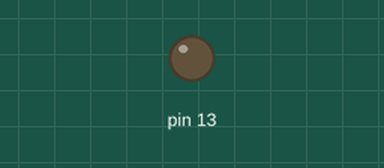
This sketch was run on a simulated Arduino Uno, built with avr-gcc and run on an emulated ATmega328P. Parts: output pins drawn as LEDs (lit = HIGH).

Above: at 1.7 s.
At 18.9 s:
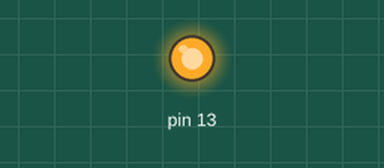
Timing chart, 0 to 20.0 s (numbered marks = the images above):
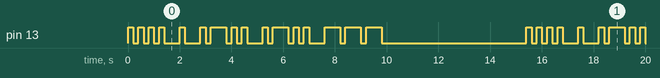

The sketch:

atividade_10.ino
```cpp
String frase = "Hello";

void setup() {
  pinMode(13, OUTPUT);
  digitalWrite(13, LOW);
}

void loop() {
  for (int i = 0; i < frase.length(); i++) {
    char g = toupper(frase.charAt(i));

    if (g == ' ') {
      delay(7 * 200);
      continue;
    }

    const char* codigo = morseFor(g);
    if (codigo == nullptr) continue;

    for (int j = 0; codigo[j] != '\0'; j++) {
      if (codigo[j] == '.') ponto();
      if (codigo[j] == '-') trao();
    }
    delay(2 * 200);
  }

  delay(5000);
}

const char* morseFor(char g) {
  switch (g) {
    case 'A': return ".-";
    case 'B': return "-...";
    case 'C': return "-.-.";
    case 'D': return "-..";
    case 'E': return ".";
    case 'F': return "..-.";
    case 'G': return "--.";
    case 'H': return "....";
    case 'I': return "..";
    case 'J': return ".---";
    case 'K': return "-.-";
    case 'L': return ".-..";
    case 'M': return "--";
    case 'N': return "-.";
    case 'O': return "---";
    case 'P': return ".--.";
    case 'Q': return "--.-";
    case 'R': return ".-.";
    case 'S': return "...";
    case 'T': return "-";
    case 'U': return "..-";
    case 'V': return "...-";
    case 'W': return ".--";
    case 'X': return "-..-";
    case 'Y': return "-.--";
    case 'Z': return "--..";
    default:  return nullptr;
  }
}

void ponto() {
  digitalWrite(13, HIGH);
  delay(200);
  digitalWrite(13, LOW);
  delay(200);
}

void trao() {
  digitalWrite(13, HIGH);
  delay(3 * 200);
  digitalWrite(13, LOW);
  delay(200);
}
```

Measured:
- by itself, pin 13: moves between LOW and HIGH, repeating every 15.4 s
- by itself, everything shown: repeats every 15.4 s, in 32 steps
